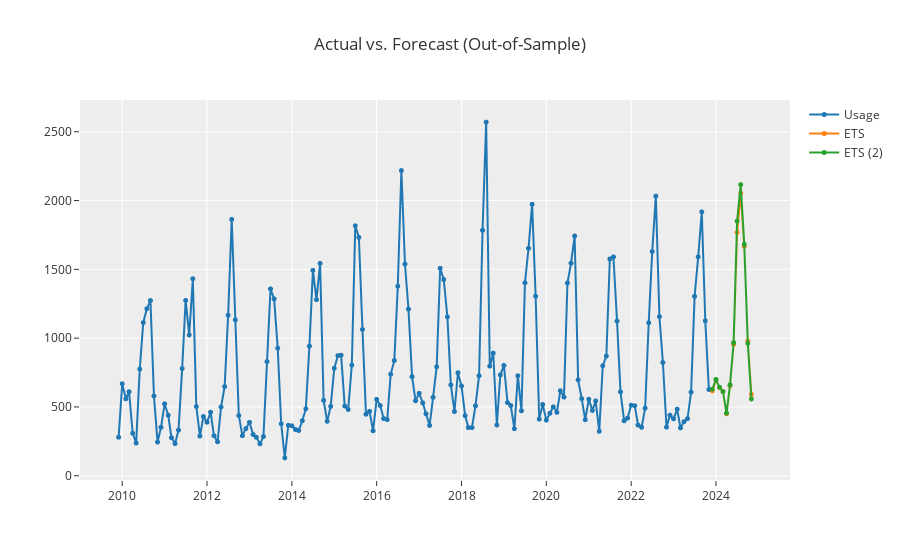

Here is the notebook cell this chart was saved with:
### Code cell
exp2.plot_model([model, model2])

### Figure 1 — Plotly figure (JSON) as saved in the notebook; plotly's stock layout.template omitted (floating-point values rounded to 4 significant figures; data arrays with more than 128 entries replaced by an {"elided": "..."} marker saying what was removed)
{"data": [{"line": {"color": "rgb(31, 119, 180)", "width": 2}, "marker": {"color": "rgb(31, 119, 180)", "size": 5}, "mode": "lines+markers", "name": "Usage", "type": "scattergl", "x": {"elided": "180 str values"}, "xaxis": "x", "y": {"elided": "180 float values"}, "yaxis": "y"}, {"line": {"color": "rgb(255, 127, 14)", "width": 2}, "marker": {"color": "rgb(255, 127, 14)", "size": 5}, "mode": "lines+markers", "name": "ETS", "type": "scattergl", "x": {"elided": "180 str values"}, "xaxis": "x", "y": {"elided": "180 float values"}, "yaxis": "y"}, {"line": {"color": "rgb(44, 160, 44)", "width": 2}, "marker": {"color": "rgb(44, 160, 44)", "size": 5}, "mode": "lines+markers", "name": "ETS (2)", "type": "scattergl", "x": {"elided": "180 str values"}, "xaxis": "x", "y": {"elided": "180 float values"}, "yaxis": "y"}], "layout": {"showlegend": true, "title": {"text": "Actual vs. Forecast (Out-of-Sample)"}, "xaxis": {"anchor": "y", "domain": [0, 1]}, "yaxis": {"anchor": "x", "domain": [0, 1]}}}
